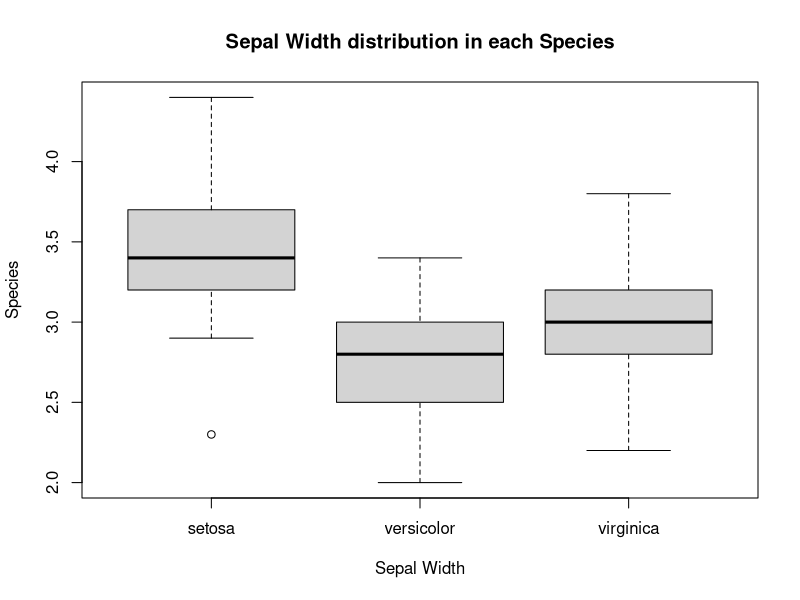

The R script that drew this image:
# box plot

# set the working directory in program
# or set the current directory as working directory in R Studio:
# Session-> Set As working directory->To File Pane Location
working_dir = getwd()
print(working_dir)

tryCatch(
  expr = {
    current_dir = "./5_Plotting"
    setwd(current_dir)
  },
  error = function(e){ 
  }
)

# pre-installed dataset
iris.subset = iris[c("Sepal.Width","Species")]
# print head 3
cat("Head: \n")
print(head(iris.subset, n=3))

# print tail 3
cat("Tail: \n")
print(tail(iris.subset, n=3))


# file name
png(file = "6_Box_Plot/boxplot.png", width = 800, height = 600)

boxplot(Sepal.Width~Species,
        data = iris.subset,
        xlab = "Sepal Width",
        ylab = "Species",
        main = "Sepal Width distribution in each Species")

dev.off()